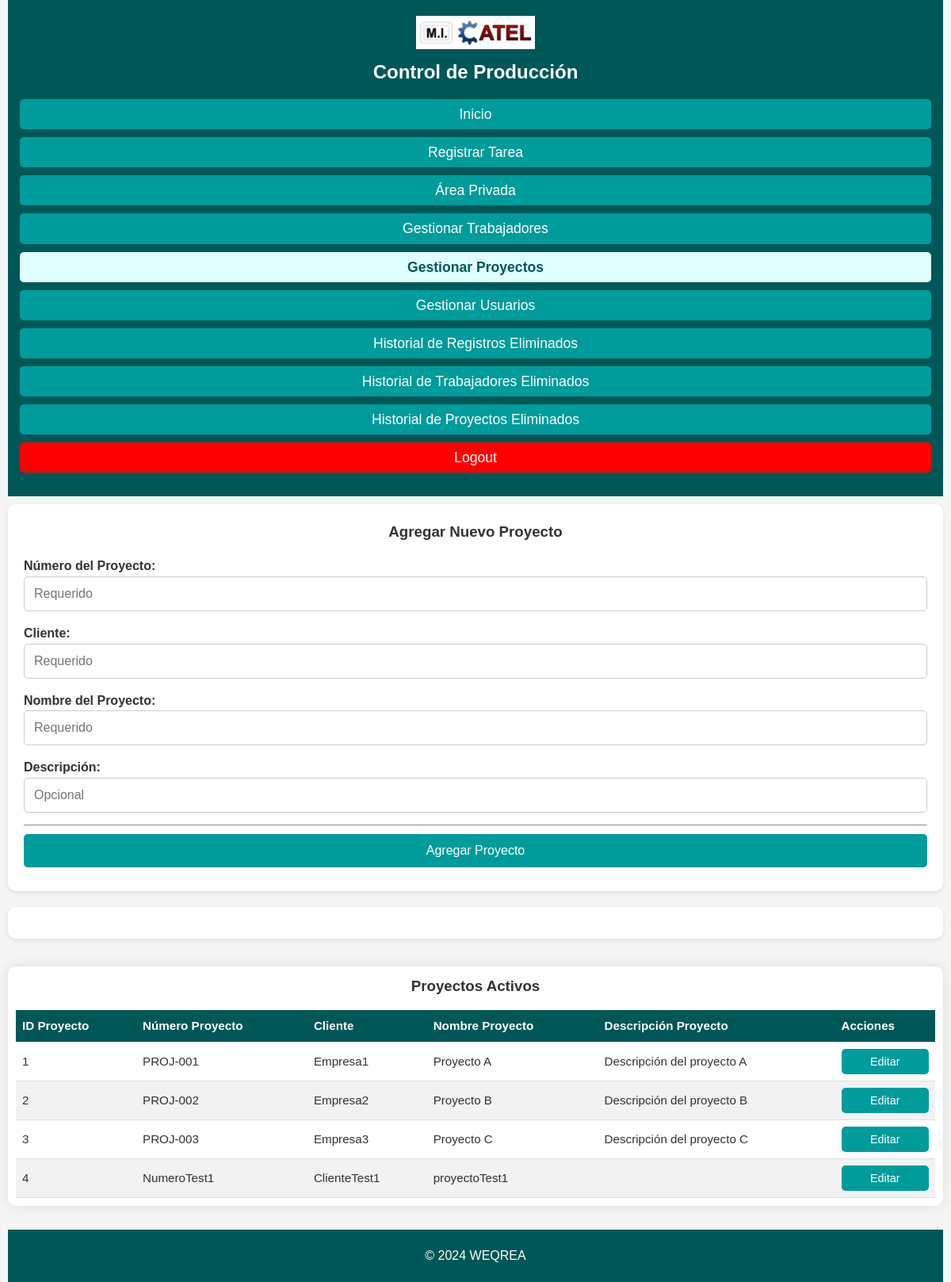
/gestionar_proyectos (signed in), run on the app's committed database.
### app/models.py (models this page shows)
class RegistroProyectos(db.Model):
    __tablename__ = 'registro_proyectos'
    ID_proyecto = db.Column(db.Integer, primary_key=True, autoincrement=True)
    numero_proyecto = db.Column(db.String, unique=True, nullable=False)
    cliente_proyecto = db.Column(db.String, nullable=False)
    nombre_proyecto = db.Column(db.String, nullable=False)
    descripcion_proyecto = db.Column(db.String)
    eliminado = db.Column(db.Boolean, default=False, nullable=False)  # Nueva columna

### app/routes.py (the view, shortened to what this page needs)
    @app.route('/gestionar_proyectos', methods=['GET', 'POST'])
    @login_required
    @jefe_taller_required  # Solo el Jefe de Taller puede acceder
    def gestionar_proyectos():
        proyectos = RegistroProyectos.query.filter_by(eliminado=False).all()
        return render_template('gestionar_proyectos.html', proyectos=proyectos)

### app/routes.py (called while the page is built)
def login_required(f):
    @wraps(f)
    def decorated_function(*args, **kwargs):
        if 'usuario_id' not in session:
            flash('Debes iniciar sesión para acceder a esta página.', 'error')
            return redirect(url_for('login'))
        return f(*args, **kwargs)
    return decorated_function

def jefe_taller_required(f):
    @wraps(f)
    def decorated_function(*args, **kwargs):
        if 'rol' not in session or session['rol'] != 'jefe_taller':
            flash('No tienes permisos para acceder a esta página.', 'error')
            return redirect(url_for('home'))
        return f(*args, **kwargs)
    return decorated_function

### run.py (called while the page is built)
@app.before_request
def make_session_permanent():
    session.permanent = True

@app.after_request
def add_security_headers(response: Response):
    response.headers['X-Content-Type-Options'] = 'nosniff'
    return response

### app/templates/gestionar_proyectos.html (shortened to what this page needs)
{% extends 'base.html' %}
{% block content %}
<div class="visor_registros">
    <div class="filter">
        <div class="filter-container">
            <h3>Agregar Nuevo Proyecto</h3>
            <form method="POST" action="{{ url_for('gestionar_proyectos') }}">
                <div>
                    <label for="numero_proyecto">Número del Proyecto:</label>
                    <input type="text" id="numero_proyecto" name="numero_proyecto" placeholder="Requerido" required>
                </div>
                <div>
                    <label for="cliente_proyecto">Cliente:</label>
                    <input type="text" id="cliente_proyecto" name="cliente_proyecto" placeholder="Requerido" required>
                </div>
                <div>
                    <label for="nombre_proyecto">Nombre del Proyecto:</label>
                    <input type="text" id="nombre_proyecto" name="nombre_proyecto" placeholder="Requerido" required>
                </div>
                <div>
                    <label for="descripcion_proyecto">Descripción:</label>
                    <input type="text" id="descripcion_proyecto" name="descripcion_proyecto" placeholder="Opcional">
                </div>
                <hr>
                <button type="submit">Agregar Proyecto</button>
            </form>
        </div>
        <div class="filter-result">
        </div>
    </div>
    <div class="table-container">
        <h3>Proyectos Activos</h3>
        <table>
            <thead>
                <tr>
                    <th>ID Proyecto</th>
                    <th>Número Proyecto</th>
                    <th>Cliente</th>
                    <th>Nombre Proyecto</th>
                    <th>Descripción Proyecto</th>
                    <th>Acciones</th>
                </tr>
            </thead>
            <tbody>
                {% for proyecto in proyectos %}
                <tr>
                    <td>{{ proyecto.ID_proyecto }}</td>
                    <td>{{ proyecto.numero_proyecto }}</td>
                    <td>{{ proyecto.cliente_proyecto }}</td>
                    <td>{{ proyecto.nombre_proyecto }}</td>
                    <td>{{ proyecto.descripcion_proyecto }}</td>
                    <td>
                        <form class="edit-button" action="{{ url_for('editar_proyecto', id=proyecto.ID_proyecto) }}" method="get">
                            <button type="submit">Editar</button>
                        </form>
                    </td>
                </tr>
                {% endfor %}
            </tbody>
        </table>
    </div>
</div>
{% endblock %}

### app/static/css/styles.css (style rules this page uses)
* { margin: 0; padding: 0; box-sizing: border-box; }
body { font-family: 'Arial', sans-serif; background-color: #f5f5f5; color: #333; line-height: 1.6; padding: 0 10px; }
h1, h2, h3 { margin-bottom: 15px; color: #333; text-align: center; }
hr { margin-bottom: 10px; }
.filter { display: flex; justify-content: space-between; width: 100%; padding: 0px; box-sizing: border-box; }
.filter-container, .filter-result { width: 49%; padding: 20px; background-color: white; box-shadow: 0 2px 5px rgba(0, 0, 0, 0.1); box-sizing: border-box; border-radius: 10px; }
.filter-container form { display: flex; flex-direction: column; }
.filter-container div { margin-bottom: 15px; }
.filter-container label { font-weight: bold; margin-bottom: 5px; }
.filter-container input, .filter-container select { width: 100%; padding: 8px; border: 1px solid #ccc; border-radius: 5px; }
.filter-container button { width: 100%; padding: 10px; background-color: #009B9B; color: white; border: none; font-size: 1rem; cursor: pointer; border-radius: 5px; transition: background-color 0.1s ease; margin-bottom: 10px; }
.table-container { width: 100%; overflow-x: auto; margin-top: 20px; background-color: white; padding: 20px; border-radius: 10px; box-shadow: 0 0 15px rgba(0, 0, 0, 0.1); }
.table-container table { width: 100%; border-collapse: collapse; background-color: white; border-radius: 10px; }
.table-container th, .table-container td { padding: 5px; text-align: left; border-bottom: 1px solid #ddd; }
.table-container th { background-color: #005757; color: white; font-weight: bold; }
.table-container td { color: #333; }
.table-container tr:nth-child(even) { background-color: #f2f2f2; }
.table-container tr:nth-child(odd) { background-color: #ffffff; }
.table-container button { width: 100%; padding: 5px; background-color: #009B9B; color: white; border: none; font-size: 1rem; cursor: pointer; border-radius: 5px; transition: background-color 0.1s ease; margin-bottom: 0px; }
@media (max-width: 1200px) { .filter { flex-direction: column; } }
@media (max-width: 1200px) { .filter-container, .filter-result { width: 100%; margin-bottom: 20px; } }
@media (max-width: 1200px) { .form-container, .table-container { padding: 15px; } }
@media (max-width: 1200px) { .form-container button, .filter-container button { font-size: 1rem; padding: 12px; } }
@media (max-width: 1200px) { .form-container input, .filter-container input, .form-container select, .filter-container select, .form-container textarea { padding: 12px; font-size: 1rem; } }
@media (max-width: 1200px) { .table-container { margin-top: 15px; padding: 10px; } }
@media (max-width: 1200px) { .table-container th, .table-container td { padding: 8px; font-size: 0.95rem; } }
@media (max-width: 1200px) { .table-container button { font-size: 0.9rem; padding: 8px; } }

### data on the page
RegistroProyectos: ID_proyecto "1", numero_proyecto "PROJ-001", cliente_proyecto "Empresa1", nombre_proyecto "Proyecto A", descripcion_proyecto "Descripción del proyecto A"
RegistroProyectos: ID_proyecto "2", numero_proyecto "PROJ-002", cliente_proyecto "Empresa2", nombre_proyecto "Proyecto B", descripcion_proyecto "Descripción del proyecto B"
RegistroProyectos: ID_proyecto "3", numero_proyecto "PROJ-003", cliente_proyecto "Empresa3", nombre_proyecto "Proyecto C", descripcion_proyecto "Descripción del proyecto C"
RegistroProyectos: ID_proyecto "4", numero_proyecto "NumeroTest1", cliente_proyecto "ClienteTest1", nombre_proyecto "proyectoTest1"
